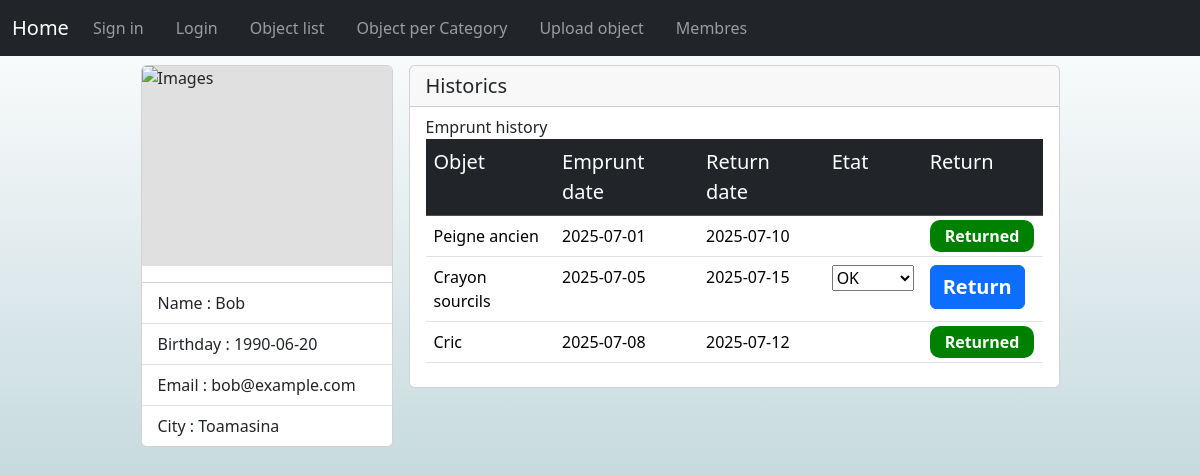
Page /pages/model.php?page=fiche_membre.php (signed in) on the committed database.
### tables this page shows
create table fn_emprunt (
    id_emprunt int auto_increment primary key,
    id_objet int,
    id_membre int,
    date_emprunt date,
    date_retour date,
    Constraint fk_objet_emprunt foreign key (id_objet) references fn_objet(id_objet),
    Constraint fk_membre_emprunt foreign key (id_membre) references fn_membre(id_membre)
);

### inc/function.php (called while the page is built, shortened)
<?php
    require('connexion.php');
    require("gen_function.php");
    function get_objet($id){
        $sql = 'SELECT * FROM fn_v_objet_membre_categorie WHERE id_objet = "%s"';
        $sql = sprintf($sql, $id);
        $result = one_query($sql);
        return $result;
    }
    function get_emprunt_by_membre($id_membre)
    {
        $sql = 'select * from fn_emprunt where id_membre = "%s"';
        $sql = sprintf($sql, $id_membre);
        $result = array_query($sql);
        return $result;
    }
    function verif_emprunt_return($id_emprunt){
        $sql = 'SELECT * FROM fn_emprunt WHERE id_emprunt = "%s" AND datediff(date_retour, now()) > 0';
        $sql = sprintf($sql, $id_emprunt);
        $query = mysqli_query(dbconnect(), $sql);
        $result = 0;
        if(mysqli_num_rows($query) > 0){
            $result = 1;
        }
        return $result;
    }
?>

### inc/connexion.php (called while the page is built, shortened)
<?php
function dbconnect()
{
    static $connect = null;
    if($connect === null)
    {
        $connect = mysqli_connect('localhost', 'root', '', 'final_exam');
        mysqli_set_charset($connect, 'utf8mb4');
    }
    return $connect;
}

### inc/gen_function.php (called while the page is built, shortened)
<?php
    function array_query($sql)
    {
        $query = mysqli_query(dbconnect(), $sql);
        $result = array();
        while ($row = mysqli_fetch_assoc($query)) {
            $result[] = $row;
        }
        return $result;
    }
    function one_query($sql)
    {
        $query = mysqli_query(dbconnect(), $sql);
        $result = mysqli_fetch_assoc($query);
        return $result;
    }
?>

### pages/fiche_membre.php (the view, shortened to what this page needs)
<section class="d-md-flex justify-content-center gap-3">
        <div class="card d-md-flex justify-content-center gap-3">
            <img src="" class="card-img-top image" alt="Images">
            <ul class="list-group list-group-flush">
                <li class="list-group-item"><span class="fw-medium">Name : </span><?= $_SESSION['current_user']['nom'] ?></li>
                <li class="list-group-item"><span class="fw-medium">Birthday : </span><?= $_SESSION['current_user']['birth_date'] ?></li>
                <li class="list-group-item"><span class="fw-medium">Email : </span><?= $_SESSION['current_user']['email'] ?></li>
                <li class="list-group-item"><span class="fw-medium">City : </span><?= $_SESSION['current_user']['ville'] ?></li>
            </ul>
        </div>
        <?php $history_emprunt = get_emprunt_by_membre($_SESSION['current_user']['id_membre']); ?>
        <div class="card col-md-7 h-100" style="">
            <div class="card-header">
                <h5 class="card-title m-0">Historics</h5>
            </div>
            <ul class="list-group list-group-flush">
                <li class="list-group-item">
                    <p class="fw-medium m-0">Emprunt history</p>
                    <div class="table-responsive">
                        <table class="table table-hover">
                            <tr class="table-dark">
                                <th class="fs-5 fw-medium">Objet</th>
                                <th class="fs-5 fw-medium">Emprunt date</th>
                                <th class="fs-5 fw-medium">Return date</th>
                                <th class="fs-5 fw-medium">Etat</th>
                                <th class="fs-5 fw-medium">Return</th>
                            </tr>
                            <?php foreach ($history_emprunt as $item) { ?>
                                <tr>
                                    <td class="table-line"><?= get_objet($item['id_objet'])['nom_objet'] ?></td>
                                    <td class="table-line"><?= $item['date_emprunt'] ?></td>
                                    <td class="table-line"><?= $item['date_retour'] ?></td>
                                    <?php if(verif_emprunt_return($item['id_emprunt']) == 1) { ?>
                                        <form action="#" method='post'>
                                            <td class="table-line">
                                                <select name="etat" id="">
                                                    <option value="ok">OK</option>
                                                </select>
                                            </td>
                                            <td class="table-line">
                                                <input type="submit" name="return" value="Return" class="fs-5 fw-bold btn btn-primary">
                                            </td>
                                        </form>
                                    <?php } else { ?>
                                        <td></td>
                                        <td class="table-line"><span class="green m-auto">Returned</span></td>
                                    <?php } ?>
                                </tr>
                            <?php } ?>
                        </table>
                    </div>
                </li>
            </ul>
        </div>
</section>

### assets/css/styles.css (style rules this page uses)
* { box-sizing: border-box; }
body { margin: 0; padding: 0; min-height: 100vh; background: linear-gradient(rgb(255, 255, 255) , rgb(152, 188, 196)); }
tr { min-height: 35px; }
.green { background-color: green; color: white; font-weight: bold; padding: 5px 15px 5px 15px; border-radius: 10px; }
.image { min-width: 250px; min-height: 200px; background-color: rgb(224, 224, 224); }

### rows in the picture
fn_emprunt: nom_objet "Peigne ancien", date_emprunt "2025-07-01", date_retour "2025-07-10", shows "Returned"
fn_emprunt: nom_objet "Crayon sourcils", date_emprunt "2025-07-05", date_retour "2025-07-15"
fn_emprunt: nom_objet "Cric", date_emprunt "2025-07-08", date_retour "2025-07-12", shows "Returned"

### other values in the picture
$_SESSION['current_user']['nom'] "Bob"
$_SESSION['current_user']['birth_date'] "1990-06-20"
$_SESSION['current_user']['email'] "bob@example.com"
$_SESSION['current_user']['ville'] "Toamasina"
